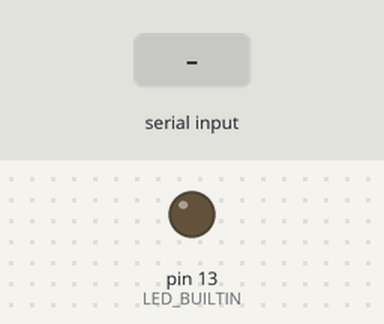
A sketch run on a simulated Arduino Uno, built with avr-gcc and run on an emulated ATmega328P. On the bench: output pins drawn as LEDs (lit = HIGH). The test bench sets the inputs (shaded band). No radio packets arrive unless stated; pins used as bus, display or sensor lines are not drawn; what the sketch prints to the serial monitor is not drawn.

Above: at 1.3 s.
1.4 s: "1" received over Serial
Timing chart, 0 to 4.4 s (numbered marks = the images above; inputs shaded):
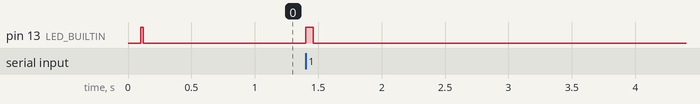

The sketch:

RFM9x_TX.ino
```cpp
// Feather M0 RFM9x TX
// -*- mode: C++ -*-

// Example sketch showing how to create a simple messaging client (transmitter)
// with the RH_RF95 class. RH_RF95 class does not provide for addressing or
// reliability, so you should only use RH_RF95 if you do not need the higher
// level messaging abilities.


#include <SPI.h>
#include <RH_RF95.h>

/* Wiring for Feather M0 with built in RFM9x
#define RFM95_CS  8
#define RFM95_RST 4
#define RFM95_INT 3
*/
// Wiring for FeatherWing on Feather M0
#define RFM95_CS  10 // "B"
#define RFM95_RST 11 // "A"
#define RFM95_INT 6  // "D"

// Defaults after init are 434.0MHz, modulation GFSK_Rb250Fd250, Power +13dbM
// RFM_FREQ is centre Frequency in MHz. 137.0 to 1020.0
// RFM95/96/97/98 comes in several different frequency ranges,
// and setting a frequency outside that range of your radio will probably not work

#define RFM95_FREQ    434.0
#define RFM95_TXPOWER 5

// Message

#define msg "123456789012345678901234567890123456789"

char radiopacket[sizeof(msg)] = msg;

// Singleton instance of the radio driver
RH_RF95 rf95(RFM95_CS, RFM95_INT);

void setup()
{
  pinMode(RFM95_RST, OUTPUT);
  digitalWrite(RFM95_RST, HIGH);

  pinMode(LED_BUILTIN, OUTPUT);
  digitalWrite(LED_BUILTIN, LOW);

  // sending will start only when serial is connected.
  Serial.begin(115200);
  while (!Serial) {
    delay(1);
  }

  delay(100);

  Serial.println("Feather M0 RFM9x TX Test!");

  // ******************** manual reset radio ********************
  digitalWrite(LED_BUILTIN, HIGH);

  digitalWrite(RFM95_RST, LOW);
  delay(10);
  digitalWrite(RFM95_RST, HIGH);
  delay(10);

  // ******************** initilize radio ********************
  while (!rf95.init()) {
    Serial.println("RFM9x radio init failed");
    Serial.println("Uncomment '#define SERIAL_DEBUG' in RH_RF95.cpp for detailed debug info");
    while (1);
  }

  Serial.println("RFM9x radio init OK!");

  // ******************** set parameters ********************
  if (!rf95.setFrequency(RFM95_FREQ)) {
    Serial.println("setFrequency failed");
    while (1);
  }
  Serial.print("Set Freq to: "); Serial.println(RFM95_FREQ);

  rf95.setTxPower(RFM95_TXPOWER, false);
  Serial.print("Set TX Power to: "); Serial.println(RFM95_TXPOWER);

  digitalWrite(LED_BUILTIN, LOW);
}


void loop()
{

  Serial.println("Ready to Send...");
  while (Serial.available() < 1);
  Serial.read();

  Serial.print("\nSending: ");
  Serial.println(radiopacket);
  digitalWrite(LED_BUILTIN, HIGH);
  rf95.send((uint8_t *)radiopacket, sizeof(msg));

  Serial.println("Waiting for packet to complete...");
  rf95.waitPacketSent();
  digitalWrite(LED_BUILTIN, LOW);
  Serial.println("Packet completed.");


}
```

Measured:
- after the input at 1.4 s, pin 13 (LED_BUILTIN): LOW → HIGH at once, → LOW 0.06 s later
